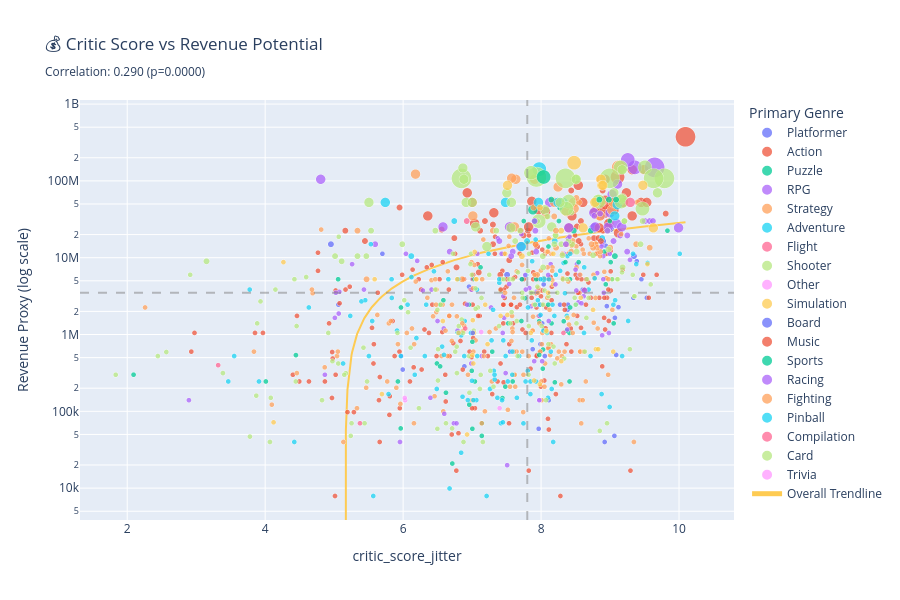

Notebook cell for this chart:
### Markdown cell above
## 3. ROI Analysis: Revenue Potential by Critic Score

**Question:** Do critic scores translate to actual revenue?

**What to look for:**
- High score/High revenue quadrant = Proven success formula ✅
- Revenue increases with score = Reviews drive profits 💰
- Outliers = Marketing or franchise power

### Code cell
# Filter valid revenue data
df_revenue = df_analysis[df_analysis['revenue_proxy'] > 0].copy()

# Calculate correlation
corr_rev, p_value_rev = stats.pearsonr(df_revenue['critic_score'], df_revenue['revenue_proxy'])

# Add quadrants
median_score = df_revenue['critic_score'].median()
median_revenue = df_revenue['revenue_proxy'].median()

# Create scatter plot
fig = px.scatter(
    df_revenue,
    x='critic_score_jitter',
    y='revenue_proxy',
    color='primary_genre',
    size='owners_midpoint',
    hover_data=['title', 'price', 'owners_midpoint', 'critic_score'],
    title=f'💰 Critic Score vs Revenue Potential<br><sub>Correlation: {corr_rev:.3f} (p={p_value_rev:.4f})</sub>',
    labels={'critic_score': 'Critic Score', 'revenue_proxy': 'Revenue Proxy ($)'},
    trendline='ols',
    trendline_scope='overall',
    height=600
)

# Add quadrant lines
fig.add_vline(x=median_score, line_dash="dash", line_color="gray", opacity=0.5)
fig.add_hline(y=median_revenue, line_dash="dash", line_color="gray", opacity=0.5)

# Add quadrant labels
fig.add_annotation(x=median_score + 1, y=median_revenue * 10, text="✅ Success Zone",
                  showarrow=False, bgcolor="lightgreen", opacity=0.7)
fig.add_annotation(x=median_score - 1, y=median_revenue * 10, text="⚠️ Hidden Gems",
                  showarrow=False, bgcolor="lightyellow", opacity=0.7)
fig.add_annotation(x=median_score + 1, y=median_revenue / 10, text="❓ Underperformers",
                  showarrow=False, bgcolor="lightcoral", opacity=0.7)

fig.update_yaxes(type='log', title='Revenue Proxy (log scale)')
fig.update_layout(
    showlegend=True,
    legend=dict(title='Primary Genre', orientation='v', x=1.02, y=1)
)
fig.update_traces(
    marker=dict(sizemin=5, opacity=0.75, line=dict(width=0.5, color='white'))
)

fig.show()

print(f"\n💡 Key Insight: Correlation = {corr_rev:.3f}")
if corr_rev > 0.3:
    print("✅ Strong relationship! Better reviews = Higher revenue potential")
elif corr_rev > 0.1:
    print("⚠️ Moderate relationship. Reviews help but other factors matter")
else:
    print("❌ Weak relationship. Marketing/franchise power may dominate")

### Figure 1 — Plotly figure (JSON) as saved in the notebook; plotly's stock layout.template omitted (floating-point values rounded to 4 significant figures; data arrays with more than 128 entries replaced by an {"elided": "..."} marker saying what was removed)
{"data": [{"customdata": {"elided": "35x4 mixed values"}, "hovertemplate": "primary_genre=Platformer<br>critic_score_jitter=%{x}<br>Revenue Proxy ($)=%{y}<br>owners_midpoint=%{customdata[2]}<br>title=%{customdata[0]}<br>price=%{customdata[1]}<br>Critic Score=%{customdata[3]}<extra></extra>", "legendgroup": "Platformer", "marker": {"color": "#636efa", "line": {"color": "white", "width": 0.5}, "opacity": 0.75, "size": [75000, 350000, 150000, 35000, 350000, 350000, 750000, 1500000, 350000, 350000, 35000, 35000, 1500000, 350000, 75000, 35000, 1500000, 75000, 3500000, 350000, 150000, 750000, 350000, 3500000, 350000, 750000, 75000, 350000, 750000, 10000, 750000, 350000, 750000, 75000, 1500000], "sizemin": 5, "sizemode": "area", "sizeref": 37500, "symbol": "circle"}, "mode": "markers", "name": "Platformer", "showlegend": true, "type": "scattergl", "x": [7.991, 8.016, 7.551, 6.889, 8.389, 9.122, 7.006, 8.9, 8.384, 6.955, 8.112, 5.994, 9.346, 8.953, 7.878, 9.089, 4.953, 5.974, 8.988, 8.604, 9.07, 7.723, 9.339, 8.769, 9.533, 8.94, 8.054, 5.062, 9.454, 8.922, 9.388, 8.276, 8.038, 7.965, 7.507], "xaxis": "x", "y": [749200.0, 1396000.0, 598500.0, 384600.0, 2446000.0, 2272000.0, 5242000.0, 16480000.0, 2096000.0, 4196000.0, 139600.0, 349600.0, 10480000.0, 2342000.0, 644200.0, 542200.0, 14980000.0, 524200.0, 24460000.0, 3846000.0, 1648000.0, 5242000.0, 3006000.0, 24460000.0, 3006000.0, 14240000.0, 524200.0, 2446000.0, 5242000.0, 39900.0, 8992000.0, 2446000.0, 4492000.0, 59250.0, 5985000.0], "yaxis": "y"}, {"customdata": {"elided": "247x4 mixed values"}, "hovertemplate": "primary_genre=Action<br>critic_score_jitter=%{x}<br>Revenue Proxy ($)=%{y}<br>owners_midpoint=%{customdata[2]}<br>title=%{customdata[0]}<br>price=%{customdata[1]}<br>Critic Score=%{customdata[3]}<extra></extra>", "legendgroup": "Action", "marker": {"color": "#EF553B", "line": {"color": "white", "width": 0.5}, "opacity": 0.75, "size": {"elided": "247 int values"}, "sizemin": 5, "sizemode": "area", "sizeref": 37500, "symbol": "circle"}, "mode": "markers", "name": "Action", "showlegend": true, "type": "scattergl", "x": {"elided": "247 float values"}, "xaxis": "x", "y": {"elided": "247 float values"}, "yaxis": "y"}, {"customdata": {"elided": "49x4 mixed values"}, "hovertemplate": "primary_genre=Puzzle<br>critic_score_jitter=%{x}<br>Revenue Proxy ($)=%{y}<br>owners_midpoint=%{customdata[2]}<br>title=%{customdata[0]}<br>price=%{customdata[1]}<br>Critic Score=%{customdata[3]}<extra></extra>", "legendgroup": "Puzzle", "marker": {"color": "#00cc96", "line": {"color": "white", "width": 0.5}, "opacity": 0.75, "size": [35000, 350000, 1500000, 350000, 35000, 10000, 350000, 750000, 150000, 150000, 75000, 35000, 750000, 3500000, 750000, 150000, 750000, 10000, 10000, 35000, 35000, 35000, 35000, 10000, 750000, 750000, 350000, 350000, 35000, 75000, 350000, 350000, 35000, 75000, 350000, 75000, 1500000, 350000, 35000, 1500000, 350000, 35000, 750000, 75000, 350000, 1500000, 150000, 350000, 150000], "sizemin": 5, "sizemode": "area", "sizeref": 37500, "symbol": "circle"}, "mode": "markers", "name": "Puzzle", "showlegend": true, "type": "scattergl", "x": [5.925, 6.955, 8.474, 7.972, 7.44, 7.141, 7.766, 8.915, 6.787, 8.199, 8.025, 6.959, 8.938, 7.881, 7.122, 8.411, 5.058, 6.713, 5.965, 7.482, 6.49, 7.04, 7.588, 7.144, 7.429, 8.419, 8.328, 9.052, 8.413, 8.369, 8.104, 6.536, 6.537, 7.004, 8.152, 6.995, 8.721, 9.026, 4.01, 8.276, 7.035, 6.621, 9.832, 4.446, 7.931, 9.07, 7.292, 7.525, 8.028], "xaxis": "x", "y": [244600.0, 2446000.0, 22480000.0, 1488000.0, 148800.0, 47900.0, 2972000.0, 11990000.0, 1078000.0, 238500.0, 359200.0, 122200.0, 4500000.0, 41960000.0, 7492000.0, 1048000.0, 5242000.0, 20900.0, 59900.0, 209600.0, 419600.0, 244600.0, 244600.0, 69900.0, 5242000.0, 5242000.0, 1488000.0, 1396000.0, 244600.0, 1124000.0, 2446000.0, 2446000.0, 384600.0, 59250.0, 1396000.0, 336800.0, 22480000.0, 5246000.0, 244600.0, 44980000.0, 5246000.0, 174600.0, 22490000.0, 539200.0, 5246000.0, 10480000.0, 598500.0, 1396000.0, 637500.0], "yaxis": "y"}, {"customdata": {"elided": "81x4 mixed values"}, "hovertemplate": "primary_genre=RPG<br>critic_score_jitter=%{x}<br>Revenue Proxy ($)=%{y}<br>owners_midpoint=%{customdata[2]}<br>title=%{customdata[0]}<br>price=%{customdata[1]}<br>Critic Score=%{customdata[3]}<extra></extra>", "legendgroup": "RPG", "marker": {"color": "#ab63fa", "line": {"color": "white", "width": 0.5}, "opacity": 0.75, "size": [350000, 350000, 750000, 750000, 350000, 750000, 150000, 350000, 150000, 3500000, 75000, 350000, 750000, 750000, 750000, 150000, 750000, 750000, 750000, 75000, 3500000, 7500000, 75000, 750000, 1500000, 350000, 350000, 350000, 350000, 350000, 750000, 150000, 10000, 750000, 350000, 150000, 10000, 750000, 1500000, 1500000, 1500000, 1500000, 150000, 1500000, 3500000, 1500000, 150000, 350000, 1500000, 350000, 750000, 1500000, 750000, 1500000, 150000, 350000, 350000, 1500000, 3500000, 3500000, 3500000, 3500000, 3500000, 3500000, 3500000, 3500000, 3500000, 1500000, 1500000, 1500000, 15000000, 150000, 3500000, 3500000, 7500000, 350000, 1500000, 750000, 3500000, 750000, 750000], "sizemin": 5, "sizemode": "area", "sizeref": 37500, "symbol": "circle"}, "mode": "markers", "name": "RPG", "showlegend": true, "type": "scattergl", "x": [8.886, 6.929, 7.932, 7.715, 7.83, 9.289, 6.499, 7.955, 7.464, 9.029, 6.789, 8.902, 7.077, 7.428, 8.995, 7.444, 8.511, 6.286, 8.542, 7.139, 9.09, 9.359, 6.988, 8.139, 5.595, 8.983, 6.994, 7.855, 8.616, 7.978, 8.887, 5.011, 5.954, 8.521, 8.814, 7.274, 6.736, 7.372, 9.248, 9.505, 9.575, 9.621, 7.453, 7.929, 8.125, 7.589, 7.854, 5.432, 8.891, 7.537, 8.556, 6.676, 5.26, 9.05, 6.589, 7.778, 6.412, 7.395, 9.108, 7.542, 9.168, 6.578, 8.975, 8.785, 8.764, 7.703, 9.0, 9.147, 9.25, 7.917, 9.646, 5.075, 8.401, 8.804, 9.257, 7.956, 7.567, 6.041, 9.993, 8.331, 8.389], "xaxis": "x", "y": [976500.0, 2446000.0, 3592000.0, 20240000.0, 4022000.0, 9368000.0, 1498000.0, 2446000.0, 1648000.0, 66460000.0, 1124000.0, 10500000.0, 11240000.0, 11240000.0, 11240000.0, 1048000.0, 3742000.0, 3742000.0, 2618000.0, 524200.0, 27960000.0, 149900000.0, 419200.0, 8242000.0, 14980000.0, 1047000.0, 3846000.0, 3496000.0, 3146000.0, 1746000.0, 14990000.0, 1648000.0, 39900.0, 8242000.0, 6296000.0, 2248000.0, 69900.0, 17840000.0, 11980000.0, 29980000.0, 29980000.0, 29980000.0, 3148000.0, 11980000.0, 52460000.0, 11980000.0, 2324000.0, 3846000.0, 34480000.0, 4546000.0, 5992000.0, 11980000.0, 8242000.0, 16480000.0, 1198000.0, 3846000.0, 3846000.0, 16480000.0, 90960000.0, 25160000.0, 25160000.0, 25160000.0, 25160000.0, 25160000.0, 38460000.0, 13960000.0, 38460000.0, 19480000.0, 19480000.0, 22480000.0, 149800000.0, 3598000.0, 24460000.0, 52460000.0, 187400000.0, 3846000.0, 10480000.0, 11240000.0, 24460000.0, 11240000.0, 17840000.0], "yaxis": "y"}, {"customdata": {"elided": "196x4 mixed values"}, "hovertemplate": "primary_genre=Strategy<br>critic_score_jitter=%{x}<br>Revenue Proxy ($)=%{y}<br>owners_midpoint=%{customdata[2]}<br>title=%{customdata[0]}<br>price=%{customdata[1]}<br>Critic Score=%{customdata[3]}<extra></extra>", "legendgroup": "Strategy", "marker": {"color": "#FFA15A", "line": {"color": "white", "width": 0.5}, "opacity": 0.75, "size": {"elided": "196 int values"}, "sizemin": 5, "sizemode": "area", "sizeref": 37500, "symbol": "circle"}, "mode": "markers", "name": "Strategy", "showlegend": true, "type": "scattergl", "x": {"elided": "196 float values"}, "xaxis": "x", "y": {"elided": "196 float values"}, "yaxis": "y"}, {"customdata": {"elided": "128x4 mixed values"}, "hovertemplate": "primary_genre=Adventure<br>critic_score_jitter=%{x}<br>Revenue Proxy ($)=%{y}<br>owners_midpoint=%{customdata[2]}<br>title=%{customdata[0]}<br>price=%{customdata[1]}<br>Critic Score=%{customdata[3]}<extra></extra>", "legendgroup": "Adventure", "marker": {"color": "#19d3f3", "line": {"color": "white", "width": 0.5}, "opacity": 0.75, "size": [10000, 75000, 35000, 75000, 3500000, 3500000, 350000, 350000, 10000, 75000, 35000, 3500000, 3500000, 150000, 75000, 350000, 750000, 350000, 1500000, 35000, 75000, 35000, 7500000, 35000, 35000, 10000, 35000, 35000, 75000, 75000, 350000, 75000, 350000, 35000, 35000, 10000, 150000, 350000, 750000, 350000, 75000, 350000, 750000, 75000, 75000, 350000, 350000, 75000, 750000, 10000, 350000, 350000, 350000, 350000, 750000, 35000, 350000, 10000, 3500000, 75000, 3500000, 10000, 750000, 10000, 750000, 750000, 1500000, 75000, 150000, 750000, 10000, 75000, 10000, 75000, 750000, 10000, 1500000, 1500000, 350000, 350000, 35000, 150000, 150000, 350000, 750000, 150000, 10000, 75000, 75000, 75000, 35000, 150000, 150000, 150000, 35000, 350000, 750000, 10000, 150000, 150000, 150000, 350000, 750000, 10000, 35000, 750000, 1500000, 350000, 35000, 350000, 10000, 10000, 750000, 75000, 150000, 10000, 350000, 150000, 750000, 3500000, 750000, 1500000, 150000, 350000, 750000, 3500000, 75000, 150000], "sizemin": 5, "sizemode": "area", "sizeref": 37500, "symbol": "circle"}, "mode": "markers", "name": "Adventure", "showlegend": true, "type": "scattergl", "x": [7.649, 5.912, 3.465, 3.551, 8.32, 8.244, 7.395, 5.451, 4.423, 7.315, 8.154, 7.962, 7.484, 5.552, 7.486, 9.073, 9.544, 8.193, 8.198, 7.845, 5.504, 8.878, 7.974, 7.435, 7.775, 8.176, 3.91, 7.744, 7.807, 5.13, 8.689, 5.966, 7.953, 7.927, 7.26, 7.418, 7.304, 6.447, 8.276, 6.121, 8.034, 6.064, 9.333, 6.843, 6.168, 9.048, 7.984, 7.683, 9.38, 7.446, 7.916, 7.394, 8.373, 6.565, 10.01, 7.517, 7.071, 7.21, 7.714, 6.315, 5.741, 7.327, 8.326, 5.567, 5.833, 8.214, 7.797, 6.193, 7.992, 5.532, 8.994, 8.717, 6.861, 7.325, 7.871, 7.061, 8.038, 6.118, 8.115, 3.776, 6.592, 7.865, 6.796, 8.503, 5.836, 4.633, 7.367, 6.886, 7.583, 7.584, 7.02, 6.984, 8.086, 5.396, 6.487, 6.334, 7.921, 6.673, 7.452, 7.282, 8.346, 6.656, 8.383, 8.1, 5.788, 8.625, 8.886, 6.797, 7.847, 8.165, 6.999, 6.841, 7.238, 7.075, 7.81, 6.938, 7.783, 6.892, 8.777, 9.068, 8.421, 6.741, 8.141, 9.263, 7.992, 9.105, 9.175, 8.622], "xaxis": "x", "y": [149900.0, 1124000.0, 244600.0, 524200.0, 52460000.0, 52460000.0, 4722000.0, 2796000.0, 39900.0, 336800.0, 195600.0, 52460000.0, 52460000.0, 1498000.0, 524200.0, 2796000.0, 8542000.0, 1746000.0, 16480000.0, 167600.0, 524200.0, 167600.0, 142400000.0, 139600.0, 244600.0, 39900.0, 244600.0, 69650.0, 336800.0, 419200.0, 3846000.0, 524200.0, 2796000.0, 244600.0, 195600.0, 69900.0, 2098000.0, 6646000.0, 6742000.0, 5596000.0, 1124000.0, 2446000.0, 11240000.0, 974200.0, 299200.0, 2446000.0, 2446000.0, 524200.0, 8242000.0, 71900.0, 2446000.0, 5246000.0, 1746000.0, 696500.0, 11240000.0, 244600.0, 3846000.0, 7900.0, 13960000.0, 524200.0, 52460000.0, 259900.0, 8542000.0, 7900.0, 5242000.0, 5992000.0, 16480000.0, 899200.0, 1798000.0, 14990000.0, 113900.0, 524200.0, 154900.0, 299200.0, 8992000.0, 139900.0, 5235000.0, 10480000.0, 5246000.0, 3846000.0, 542200.0, 838500.0, 1048000.0, 2446000.0, 2992000.0, 2248000.0, 149900.0, 524200.0, 299200.0, 599200.0, 139600.0, 1048000.0, 1048000.0, 2698000.0, 195600.0, 2446000.0, 17240000.0, 9900.0, 838500.0, 838500.0, 3448000.0, 5246000.0, 10490000.0, 149900.0, 167600.0, 7492000.0, 17980000.0, 5246000.0, 244600.0, 2446000.0, 249900.0, 28900.0, 11240000.0, 524200.0, 2248000.0, 139900.0, 5946000.0, 1498000.0, 5392000.0, 34960000.0, 11240000.0, 29980000.0, 598500.0, 1502000.0, 5242000.0, 48960000.0, 524200.0, 1048000.0], "yaxis": "y"}, {"customdata": [["Air Conflicts: Vietnam", 11.39, 35000, 3.5], ["Battle of Europe", 6.99, 10000, 5.4], ["Microsoft Flight Simulator X", 19.99, 1500000, 7], ["Thunder Wolves", 7.99, 150000, 6.7], ["Wings of Prey", 6.99, 150000, 8.3]], "hovertemplate": "primary_genre=Flight<br>critic_score_jitter=%{x}<br>Revenue Proxy ($)=%{y}<br>owners_midpoint=%{customdata[2]}<br>title=%{customdata[0]}<br>price=%{customdata[1]}<br>Critic Score=%{customdata[3]}<extra></extra>", "legendgroup": "Flight", "marker": {"color": "#FF6692", "line": {"color": "white", "width": 0.5}, "opacity": 0.75, "size": [35000, 10000, 1500000, 150000, 150000], "sizemin": 5, "sizemode": "area", "sizeref": 37500, "symbol": "circle"}, "mode": "markers", "name": "Flight", "showlegend": true, "type": "scattergl", "x": [3.318, 5.374, 6.923, 6.901, 8.325], "xaxis": "x", "y": [398600.0, 69900.0, 29980000.0, 1198000.0, 1048000.0], "yaxis": "y"}, {"customdata": {"elided": "184x4 mixed values"}, "hovertemplate": "primary_genre=Shooter<br>critic_score_jitter=%{x}<br>Revenue Proxy ($)=%{y}<br>owners_midpoint=%{customdata[2]}<br>title=%{customdata[0]}<br>price=%{customdata[1]}<br>Critic Score=%{customdata[3]}<extra></extra>", "legendgroup": "Shooter", "marker": {"color": "#B6E880", "line": {"color": "white", "width": 0.5}, "opacity": 0.75, "size": {"elided": "184 int values"}, "sizemin": 5, "sizemode": "area", "sizeref": 37500, "symbol": "circle"}, "mode": "markers", "name": "Shooter", "showlegend": true, "type": "scattergl", "x": {"elided": "184 float values"}, "xaxis": "x", "y": {"elided": "184 float values"}, "yaxis": "y"}, {"customdata": [["Analogue: A Hate Story", 7.19, 150000, 7], ["Blueberry Garden", 3.99, 35000, 6], ["Gravity Ghost", 10.99, 10000, 7.4], ["Musaic Box", 3.99, 35000, 8]], "hovertemplate": "primary_genre=Other<br>critic_score_jitter=%{x}<br>Revenue Proxy ($)=%{y}<br>owners_midpoint=%{customdata[2]}<br>title=%{customdata[0]}<br>price=%{customdata[1]}<br>Critic Score=%{customdata[3]}<extra></extra>", "legendgroup": "Other", "marker": {"color": "#FF97FF", "line": {"color": "white", "width": 0.5}, "opacity": 0.75, "size": [150000, 35000, 10000, 35000], "sizemin": 5, "sizemode": "area", "sizeref": 37500, "symbol": "circle"}, "mode": "markers", "name": "Other", "showlegend": true, "type": "scattergl", "x": [7.131, 6.029, 7.398, 7.975], "xaxis": "x", "y": [1078000.0, 139600.0, 109900.0, 139600.0], "yaxis": "y"}, {"customdata": {"elided": "48x4 mixed values"}, "hovertemplate": "primary_genre=Simulation<br>critic_score_jitter=%{x}<br>Revenue Proxy ($)=%{y}<br>owners_midpoint=%{customdata[2]}<br>title=%{customdata[0]}<br>price=%{customdata[1]}<br>Critic Score=%{customdata[3]}<extra></extra>", "legendgroup": "Simulation", "marker": {"color": "#FECB52", "line": {"color": "white", "width": 0.5}, "opacity": 0.75, "size": [350000, 1500000, 35000, 7500000, 350000, 750000, 150000, 75000, 10000, 150000, 350000, 75000, 75000, 350000, 3500000, 750000, 3500000, 35000, 3500000, 150000, 150000, 350000, 350000, 750000, 75000, 75000, 750000, 750000, 150000, 1500000, 750000, 75000, 150000, 150000, 150000, 3500000, 1500000, 3500000, 3500000, 3500000, 3500000, 35000, 350000, 10000, 350000, 350000, 350000, 750000], "sizemin": 5, "sizemode": "area", "sizeref": 37500, "symbol": "circle"}, "mode": "markers", "name": "Simulation", "showlegend": true, "type": "scattergl", "x": [7.037, 8.29, 5.692, 8.479, 7.054, 7.478, 8.077, 8.293, 4.122, 7.224, 7.19, 7.003, 7.982, 8.575, 9.627, 9.542, 8.871, 7.018, 8.609, 9.046, 6.576, 7.062, 8.753, 8.178, 7.85, 6.805, 6.784, 5.587, 8.383, 7.985, 8.175, 8.795, 8.828, 7.511, 7.026, 8.779, 7.721, 9.476, 8.881, 8.895, 7.513, 7.899, 7.01, 6.927, 4.265, 7.413, 8.101, 8.081], "xaxis": "x", "y": [11900000.0, 22480000.0, 167600.0, 172400000.0, 5246000.0, 11240000.0, 1124000.0, 449200.0, 71900.0, 748500.0, 2446000.0, 539200.0, 224300.0, 3006000.0, 24460000.0, 8242000.0, 105000000.0, 419600.0, 24460000.0, 598500.0, 1498000.0, 5246000.0, 2096000.0, 11240000.0, 1049000.0, 1049000.0, 5242000.0, 5242000.0, 1648000.0, 44980000.0, 4492000.0, 644200.0, 643500.0, 1798000.0, 1048000.0, 52460000.0, 10480000.0, 87460000.0, 87460000.0, 87460000.0, 87460000.0, 251600.0, 1536000.0, 49900.0, 8746000.0, 1746000.0, 3496000.0, 11990000.0], "yaxis": "y"}, {"customdata": [["Armello", 14.99, 750000, 5.6], ["Hero Academy", 4.79, 10000, 9], ["The Witcher Adventure Game", 6.99, 150000, 6.9]], "hovertemplate": "primary_genre=Board<br>critic_score_jitter=%{x}<br>Revenue Proxy ($)=%{y}<br>owners_midpoint=%{customdata[2]}<br>title=%{customdata[0]}<br>price=%{customdata[1]}<br>Critic Score=%{customdata[3]}<extra></extra>", "legendgroup": "Board", "marker": {"color": "#636efa", "line": {"color": "white", "width": 0.5}, "opacity": 0.75, "size": [750000, 10000, 150000], "sizemin": 5, "sizemode": "area", "sizeref": 37500, "symbol": "circle"}, "mode": "markers", "name": "Board", "showlegend": true, "type": "scattergl", "x": [5.7, 9.063, 7.009], "xaxis": "x", "y": [11240000.0, 47900.0, 1048000.0], "yaxis": "y"}, {"customdata": [["Audiosurf", 10.99, 350000, 8.6], ["Audiosurf 2", 10.99, 350000, 7.5], ["Crypt of the Necrodancer", 10.99, 1500000, 8.8], ["Soundodger", 5.59, 75000, 7.3]], "hovertemplate": "primary_genre=Music<br>critic_score_jitter=%{x}<br>Revenue Proxy ($)=%{y}<br>owners_midpoint=%{customdata[2]}<br>title=%{customdata[0]}<br>price=%{customdata[1]}<br>Critic Score=%{customdata[3]}<extra></extra>", "legendgroup": "Music", "marker": {"color": "#EF553B", "line": {"color": "white", "width": 0.5}, "opacity": 0.75, "size": [350000, 350000, 1500000, 75000], "sizemin": 5, "sizemode": "area", "sizeref": 37500, "symbol": "circle"}, "mode": "markers", "name": "Music", "showlegend": true, "type": "scattergl", "x": [8.628, 7.414, 8.868, 7.412], "xaxis": "x", "y": [3846000.0, 3846000.0, 16480000.0, 419200.0], "yaxis": "y"}, {"customdata": [["Blood Bowl", 7.99, 350000, 6.4], ["Blood Bowl II", 14.99, 350000, 7.8], ["Dangerous Golf", 14.99, 150000, 6], ["Don Bradman Cricket", 15.49, 35000, 8], ["Football Manager 2012", 37.99, 1500000, 9], ["Football Manager 2013", 37.99, 1500000, 9], ["Football Manager 2014", 37.99, 1500000, 8], ["Football Manager 2015", 37.99, 1500000, 8.9], ["NBA 2K10", 39.99, 750000, 7.9], ["NBA 2K11", 39.99, 750000, 8], ["NBA 2K13", 39.99, 750000, 9.1], ["NBA 2K15", 39.99, 750000, 7.8], ["NBA 2K9", 39.99, 350000, 8], ["OlliOlli", 9.99, 150000, 7.7], ["Out of the Park Baseball 15", 14.99, 150000, 8.5], ["Pro Evolution Soccer 2013", 24.99, 350000, 8.5], ["Pro Evolution Soccer 2014", 24.99, 350000, 8.4], ["Pro Evolution Soccer 2015", 24.99, 350000, 9], ["Rocket League", 14.99, 7500000, 8], ["Rugby 15", 29.99, 10000, 2], ["The Golf Club", 22.99, 35000, 7]], "hovertemplate": "primary_genre=Sports<br>critic_score_jitter=%{x}<br>Revenue Proxy ($)=%{y}<br>owners_midpoint=%{customdata[2]}<br>title=%{customdata[0]}<br>price=%{customdata[1]}<br>Critic Score=%{customdata[3]}<extra></extra>", "legendgroup": "Sports", "marker": {"color": "#00cc96", "line": {"color": "white", "width": 0.5}, "opacity": 0.75, "size": [350000, 350000, 150000, 35000, 1500000, 1500000, 1500000, 1500000, 750000, 750000, 750000, 750000, 350000, 150000, 150000, 350000, 350000, 350000, 7500000, 10000, 35000], "sizemin": 5, "sizemode": "area", "sizeref": 37500, "symbol": "circle"}, "mode": "markers", "name": "Sports", "showlegend": true, "type": "scattergl", "x": [6.584, 7.722, 5.969, 7.973, 9.087, 8.983, 8.148, 8.844, 7.904, 8.259, 8.997, 7.749, 8.107, 7.715, 8.422, 8.544, 8.353, 9.009, 8.036, 2.092, 7.004], "xaxis": "x", "y": [2796000.0, 5246000.0, 2248000.0, 542200.0, 56980000.0, 56980000.0, 56980000.0, 56980000.0, 29990000.0, 29990000.0, 29990000.0, 29990000.0, 14000000.0, 1498000.0, 2248000.0, 8746000.0, 8746000.0, 8746000.0, 112400000.0, 299900.0, 804600.0], "yaxis": "y"}, {"customdata": [["Burnout Paradise: The Ultimate Box", 9.99, 1500000, 8.4], ["Death Track: Resurrection", 1.99, 35000, 6.7], ["Dirt Rally", 24.99, 1500000, 8.9], ["Ducati World Championship", 3.99, 35000, 3], ["F1 2012", 14.99, 350000, 9], ["F1 2013", 9.99, 150000, 8], ["F1 2015", 29.99, 3500000, 4.8], ["F1 2016", 39.99, 350000, 8.8], ["FlatOut: Ultimate Carnage", 16.99, 350000, 7.8], ["FlatOut 2", 5.99, 750000, 8.3], ["Grid 2", 19.98, 1500000, 8], ["Grid Autosport", 24.99, 750000, 8.3], ["L.A. Street Racing", 9.29, 10000, 6.5], ["MX vs. ATV Unleashed", 8.99, 35000, 7.5], ["Need for Speed: Hot Pursuit", 14.99, 1500000, 9], ["Need for Speed Shift", 9.99, 350000, 9], ["Need for Speed Undercover", 9.99, 350000, 5], ["Nimbus", 5.99, 75000, 8], ["Off-Road Drive", 3.99, 75000, 5], ["Project CARS", 23.39, 1500000, 8.9], ["RACE 07", 2.49, 1500000, 8.5], ["RC Cars", 1.99, 10000, 7.5], ["Shift 2 Unleashed", 19.99, 350000, 8.5], ["Split/Second", 15.49, 75000, 8.5], ["Test Drive: Ferrari Racing Legends", 14.99, 10000, 6.5], ["The Crew", 25.99, 350000, 6], ["Trackmania 2: Canyon", 16.99, 150000, 8.5], ["Trials 2: Second Edition", 5.99, 75000, 8], ["Trials Fusion", 16.99, 350000, 8.2], ["WRC 3 FIA World Rally Championship", 24.99, 75000, 5], ["Xpand Rally", 3.99, 35000, 8]], "hovertemplate": "primary_genre=Racing<br>critic_score_jitter=%{x}<br>Revenue Proxy ($)=%{y}<br>owners_midpoint=%{customdata[2]}<br>title=%{customdata[0]}<br>price=%{customdata[1]}<br>Critic Score=%{customdata[3]}<extra></extra>", "legendgroup": "Racing", "marker": {"color": "#ab63fa", "line": {"color": "white", "width": 0.5}, "opacity": 0.75, "size": [1500000, 35000, 1500000, 35000, 350000, 150000, 3500000, 350000, 350000, 750000, 1500000, 750000, 10000, 35000, 1500000, 350000, 350000, 75000, 75000, 1500000, 1500000, 10000, 350000, 75000, 10000, 350000, 150000, 75000, 350000, 75000, 35000], "sizemin": 5, "sizemode": "area", "sizeref": 37500, "symbol": "circle"}, "mode": "markers", "name": "Racing", "showlegend": true, "type": "scattergl", "x": [8.36, 6.774, 8.855, 2.895, 8.902, 8.111, 4.805, 8.877, 7.77, 8.208, 7.907, 8.412, 6.597, 7.486, 8.962, 8.908, 5.025, 8.015, 4.866, 8.77, 8.631, 7.508, 8.5, 8.38, 6.396, 6.204, 8.585, 7.9, 8.103, 5.066, 7.974], "xaxis": "x", "y": [14980000.0, 69650.0, 37480000.0, 139600.0, 5246000.0, 1498000.0, 105000000.0, 14000000.0, 5946000.0, 4492000.0, 29970000.0, 18740000.0, 92900.0, 314600.0, 22480000.0, 3496000.0, 3496000.0, 449200.0, 299200.0, 35080000.0, 3735000.0, 19900.0, 6996000.0, 1162000.0, 149900.0, 9096000.0, 2548000.0, 449200.0, 5946000.0, 1874000.0, 139600.0], "yaxis": "y"}, {"customdata": [["Divekick", 3.99, 350000, 7], ["Injustice: Gods Among Us -- Ultimate Edition", 14.99, 1500000, 8.2], ["Nidhogg", 6.99, 750000, 9], ["Punch Club", 6.99, 750000, 6.5], ["Street Fighter IV", 13.99, 150000, 8.9], ["Street Fighter V", 15.99, 750000, 8]], "hovertemplate": "primary_genre=Fighting<br>critic_score_jitter=%{x}<br>Revenue Proxy ($)=%{y}<br>owners_midpoint=%{customdata[2]}<br>title=%{customdata[0]}<br>price=%{customdata[1]}<br>Critic Score=%{customdata[3]}<extra></extra>", "legendgroup": "Fighting", "marker": {"color": "#FFA15A", "line": {"color": "white", "width": 0.5}, "opacity": 0.75, "size": [350000, 1500000, 750000, 750000, 150000, 750000], "sizemin": 5, "sizemode": "area", "sizeref": 37500, "symbol": "circle"}, "mode": "markers", "name": "Fighting", "showlegend": true, "type": "scattergl", "x": [6.859, 8.216, 8.976, 6.467, 9.034, 8.097], "xaxis": "x", "y": [1396000.0, 22480000.0, 5242000.0, 5242000.0, 2098000.0, 11990000.0], "yaxis": "y"}, {"customdata": [["Dream Pinball 3D", 4.99, 350000, 5.1]], "hovertemplate": "primary_genre=Pinball<br>critic_score_jitter=%{x}<br>Revenue Proxy ($)=%{y}<br>owners_midpoint=%{customdata[2]}<br>title=%{customdata[0]}<br>price=%{customdata[1]}<br>Critic Score=%{customdata[3]}<extra></extra>", "legendgroup": "Pinball", "marker": {"color": "#19d3f3", "line": {"color": "white", "width": 0.5}, "opacity": 0.75, "size": [350000], "sizemin": 5, "sizemode": "area", "sizeref": 37500, "symbol": "circle"}, "mode": "markers", "name": "Pinball", "showlegend": true, "type": "scattergl", "x": [5.234], "xaxis": "x", "y": [1746000.0], "yaxis": "y"}, {"customdata": [["Grand Theft Auto: Episodes from Liberty City", 14.99, 3500000, 9.2]], "hovertemplate": "primary_genre=Compilation<br>critic_score_jitter=%{x}<br>Revenue Proxy ($)=%{y}<br>owners_midpoint=%{customdata[2]}<br>title=%{customdata[0]}<br>price=%{customdata[1]}<br>Critic Score=%{customdata[3]}<extra></extra>", "legendgroup": "Compilation", "marker": {"color": "#FF6692", "line": {"color": "white", "width": 0.5}, "opacity": 0.75, "size": [3500000], "sizemin": 5, "sizemode": "area", "sizeref": 37500, "symbol": "circle"}, "mode": "markers", "name": "Compilation", "showlegend": true, "type": "scattergl", "x": [9.293], "xaxis": "x", "y": [52460000.0], "yaxis": "y"}, {"customdata": [["Hand of Fate", 14.99, 750000, 7], ["Magic: The Gathering -- Duels of the Planeswalkers 2013", 6.99, 350000, 8.5]], "hovertemplate": "primary_genre=Card<br>critic_score_jitter=%{x}<br>Revenue Proxy ($)=%{y}<br>owners_midpoint=%{customdata[2]}<br>title=%{customdata[0]}<br>price=%{customdata[1]}<br>Critic Score=%{customdata[3]}<extra></extra>", "legendgroup": "Card", "marker": {"color": "#B6E880", "line": {"color": "white", "width": 0.5}, "opacity": 0.75, "size": [750000, 350000], "sizemin": 5, "sizemode": "area", "sizeref": 37500, "symbol": "circle"}, "mode": "markers", "name": "Card", "showlegend": true, "type": "scattergl", "x": [6.724, 8.502], "xaxis": "x", "y": [11240000.0, 2446000.0], "yaxis": "y"}, {"customdata": [["You Don't Know Jack", 1.99, 75000, 6]], "hovertemplate": "primary_genre=Trivia<br>critic_score_jitter=%{x}<br>Revenue Proxy ($)=%{y}<br>owners_midpoint=%{customdata[2]}<br>title=%{customdata[0]}<br>price=%{customdata[1]}<br>Critic Score=%{customdata[3]}<extra></extra>", "legendgroup": "Trivia", "marker": {"color": "#FF97FF", "line": {"color": "white", "width": 0.5}, "opacity": 0.75, "size": [75000], "sizemin": 5, "sizemode": "area", "sizeref": 37500, "symbol": "circle"}, "mode": "markers", "name": "Trivia", "showlegend": true, "type": "scattergl", "x": [6.024], "xaxis": "x", "y": [149200.0], "yaxis": "y"}, {"hovertemplate": "<b>OLS trendline</b><br>revenue_proxy = 5.87922e+06 * critic_score_jitter + -3.03387e+07<br>R<sup>2</sup>=0.083746<br><br>critic_score_jitter=%{x}<br>Revenue Proxy ($)=%{y} <b>(trend)</b><extra></extra>", "legendgroup": "Overall Trendline", "line": {"color": "#FECB52"}, "marker": {"line": {"color": "white", "width": 0.5}, "opacity": 0.75, "sizemin": 5}, "mode": "lines", "name": "Overall Trendline", "showlegend": true, "type": "scatter", "x": {"elided": "1047 float values"}, "xaxis": "x", "y": {"elided": "1047 float values"}, "yaxis": "y"}], "layout": {"annotations": [{"bgcolor": "lightgreen", "opacity": 0.7, "showarrow": false, "text": "✅ Success Zone", "x": 8.8, "y": 34965000}, {"bgcolor": "lightyellow", "opacity": 0.7, "showarrow": false, "text": "⚠️ Hidden Gems", "x": 6.8, "y": 34965000}, {"bgcolor": "lightcoral", "opacity": 0.7, "showarrow": false, "text": "❓ Underperformers", "x": 8.8, "y": 349650}], "height": 600, "legend": {"itemsizing": "constant", "orientation": "v", "title": {"text": "Primary Genre"}, "tracegroupgap": 0, "x": 1.02, "y": 1}, "shapes": [{"line": {"color": "gray", "dash": "dash"}, "opacity": 0.5, "type": "line", "x0": 7.8, "x1": 7.8, "xref": "x", "y0": 0, "y1": 1, "yref": "y domain"}, {"line": {"color": "gray", "dash": "dash"}, "opacity": 0.5, "type": "line", "x0": 0, "x1": 1, "xref": "x domain", "y0": 3496500, "y1": 3496500, "yref": "y"}], "showlegend": true, "title": {"text": "💰 Critic Score vs Revenue Potential<br><sub>Correlation: 0.290 (p=0.0000)</sub>"}, "xaxis": {"anchor": "y", "domain": [0, 1], "title": {"text": "critic_score_jitter"}}, "yaxis": {"anchor": "x", "domain": [0, 1], "title": {"text": "Revenue Proxy (log scale)"}, "type": "log"}}}
